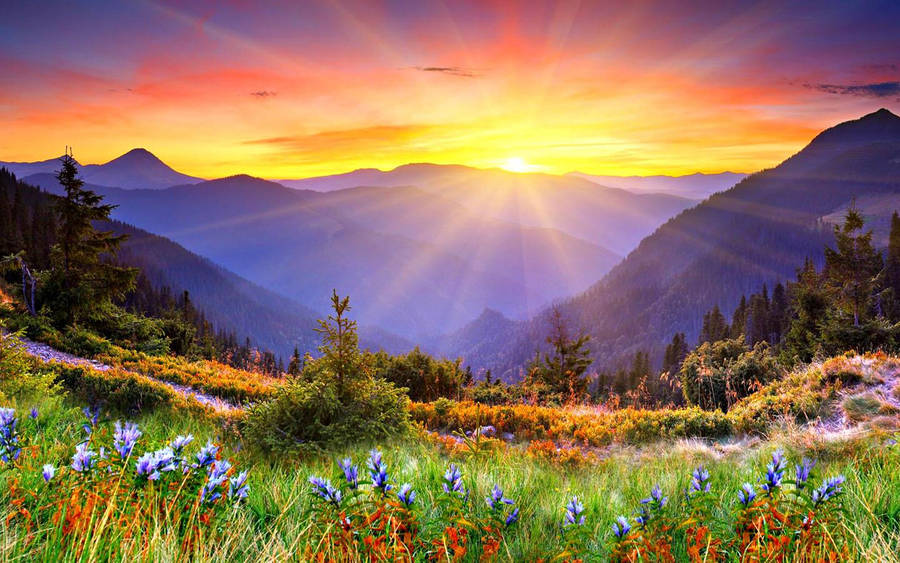
#> input picture Sample.jpg, 900 x 563 px
$ python test_cv.py
#> lines starting #> are read from the running program, lines starting #| are printed output that depends on the picture; after the words box and inside, x2 and y2 are one past the last pixel; in counts of white or black regions, pixels touching at a corner belong together
import cv2

# Load image
image = cv2.imread("Sample.jpg")
#> image is the input picture: shape (563, 900, 3); mean B, G, R 92, 113.6, 141.6
if image is None:
    raise FileNotFoundError("Could not find Sample.jpg in the project folder.")

# Convert to grayscale and blur
gray = cv2.cvtColor(image, cv2.COLOR_BGR2GRAY)
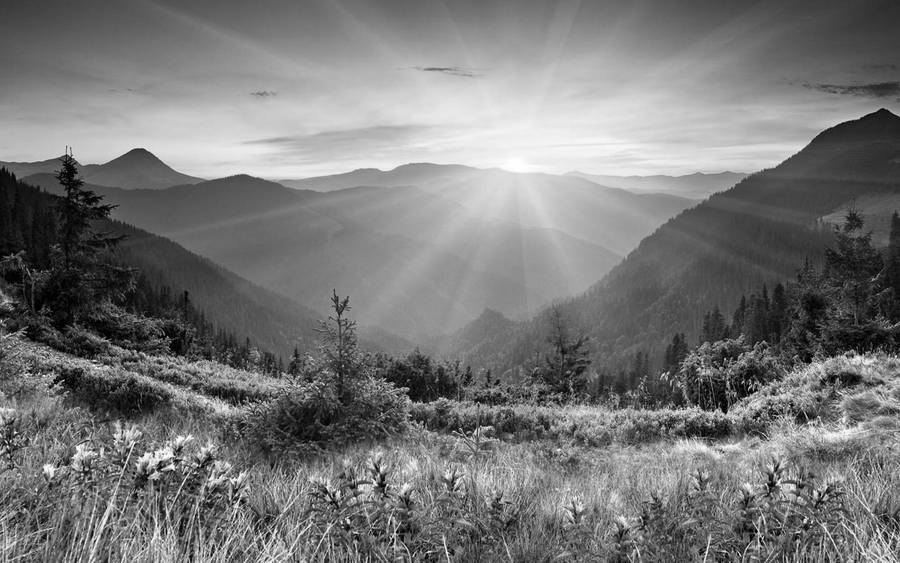
#> gray: shape (563, 900); min 0, max 255, mean 119.5
blurred = cv2.GaussianBlur(gray, (5, 5), 0)

# Edge detection
edges = cv2.Canny(blurred, 50, 150)
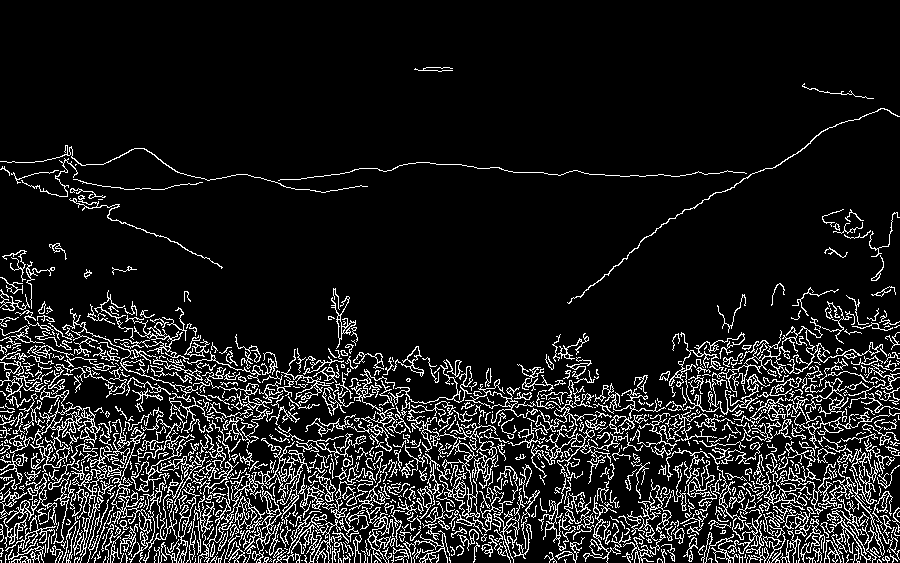
#> edges: shape (563, 900); 11.2% white in thin lines or dots, all inside (x1, y1, x2, y2) = (0, 67, 900, 563)

# Dilate edges to close small contour gaps
kernel = cv2.getStructuringElement(cv2.MORPH_RECT, (3, 3))
dilated = cv2.dilate(edges, kernel, iterations=1)
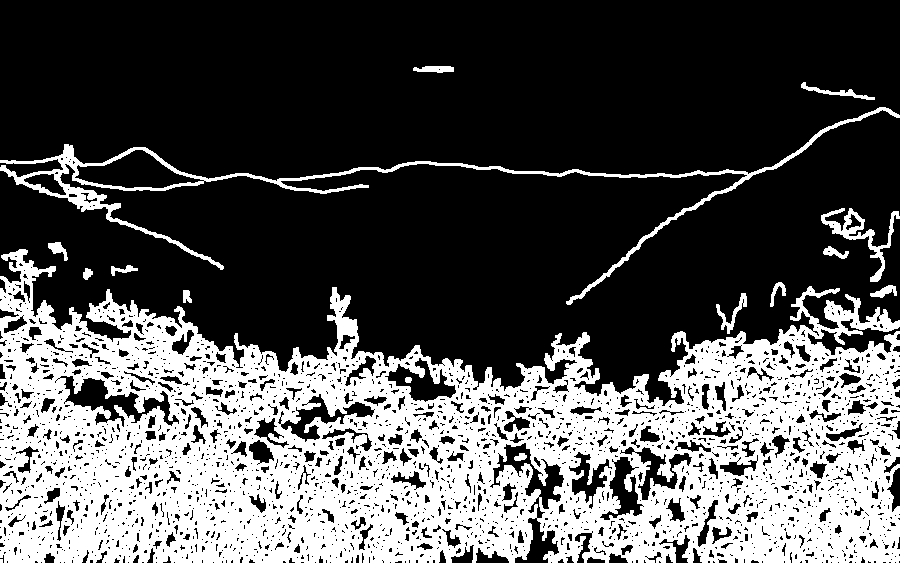
#> dilated: shape (563, 900); 33.1% white; 16 white regions (1 under 20 px)

# Find contours
contours, _ = cv2.findContours(dilated, cv2.RETR_EXTERNAL, cv2.CHAIN_APPROX_SIMPLE)
#> contours = 14 contours, 1 with area under 20; largest, box (x1, y1, x2, y2) and area: (0, 249, 900, 563) 192127, (0, 107, 900, 305) 8642, (821, 208, 900, 282) 1044, (716, 293, 747, 334) 246, (801, 82, 875, 100) 226
print(f"Total contours detected: {len(contours)}")
#| Total contours detected: 14

# Save the first detected region of interest
saved = False
for idx, cnt in enumerate(contours):
    area = cv2.contourArea(cnt)
    if area > 1500:  # Ignore tiny noise
        x, y, w, h = cv2.boundingRect(cnt)
        crop = image[y:y + h, x:x + w]
        cv2.imwrite("crop_0.jpg", crop)
        print(f"Saved crop_0.jpg (x={x}, y={y}, w={w}, h={h}, area={area})")
        saved = True
        break
#> this loop made 8 passes
#> (area, x, y, w, h, saved) on pass 8: (192127, 0, 249, 900, 314, True)
#> area on passes 2 to 7: 245.5, 69.5, 148, 107.5, 65, 99.5
#| Saved crop_0.jpg (x=0, y=249, w=900, h=314, area=192127.0)

if not saved:
    print("No contours met the area threshold (> 1500 px).")
